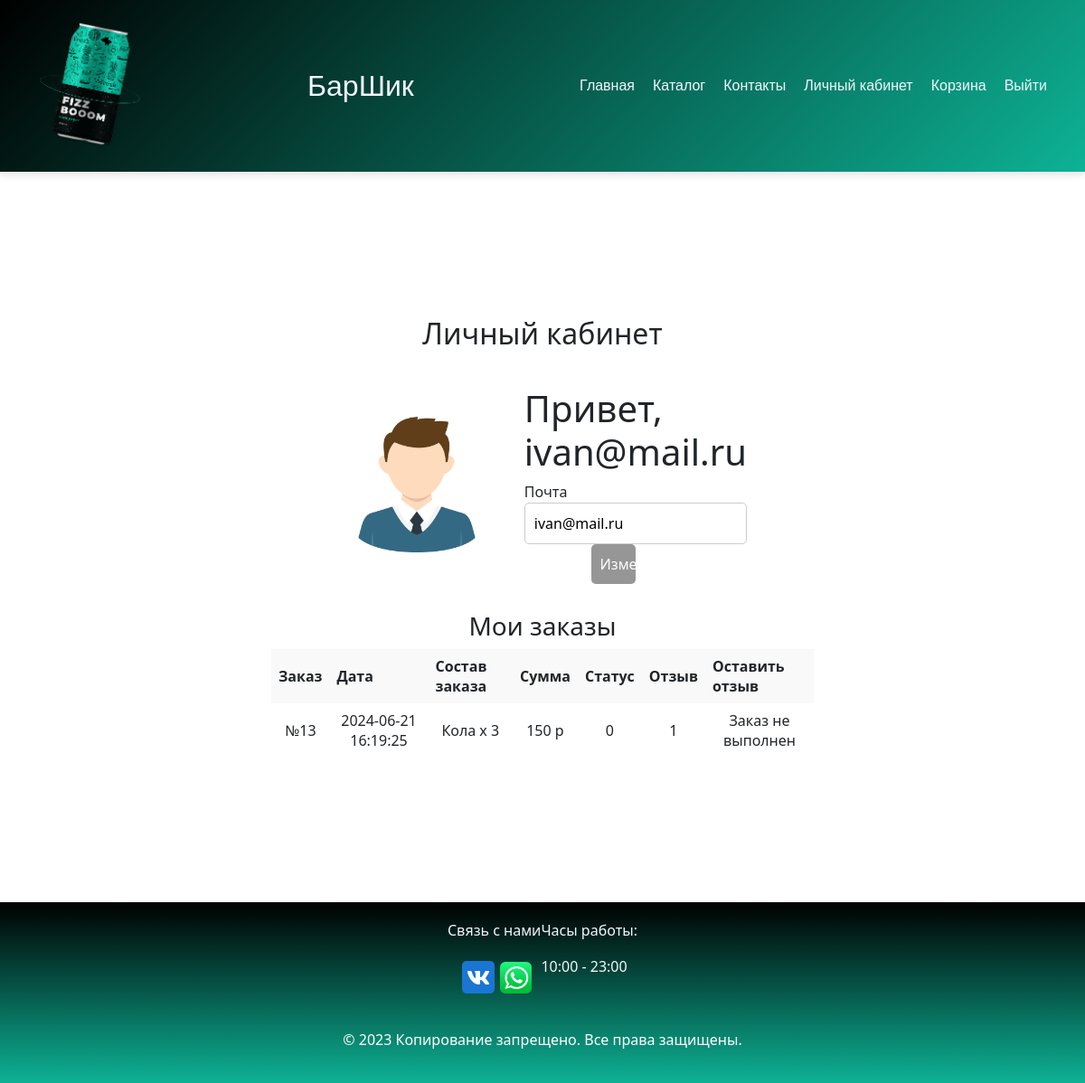
Page /personal-cab.php (signed in) on the committed database.
### tables this page shows
CREATE TABLE `Users` (
  `User_id` int NOT NULL,
  `Email` varchar(50) NOT NULL,
  `Password_hash` varchar(50) NOT NULL,
  `Bonus_points` decimal(10,0) NOT NULL,
  `role` varchar(10) NOT NULL
);

CREATE TABLE `Orders` (
  `Id_order` int NOT NULL,
  `User_id` int NOT NULL,
  `Date_of_order` datetime NOT NULL,
  `Status` enum('0','1','2') NOT NULL DEFAULT '0',
  `Total_price` decimal(25,0) NOT NULL,
  `Used_bonuses` decimal(10,0) DEFAULT NULL,
  `Accrued_bonuses` decimal(10,0) DEFAULT NULL,
  `comment` varchar(255) DEFAULT NULL
);

CREATE TABLE `Order_Product` (
  `id` int NOT NULL,
  `Id_product` int NOT NULL,
  `Id_order` int NOT NULL,
  `count` int NOT NULL
);

CREATE TABLE `Product` (
  `Id_product` int NOT NULL,
  `Name` varchar(50) NOT NULL,
  `Description` varchar(100) NOT NULL,
  `Category_id` int NOT NULL,
  `Price` decimal(10,0) NOT NULL,
  `Image` varchar(50) NOT NULL
);

### personal-cab.php (the view, shortened to what this page needs)
<?php
include "header.php";
include "connect.php";
$id = $_SESSION['User_id'];
$queryUserInfo = mysqli_fetch_all(mysqli_query($con,"SELECT * from `Users` where User_id = $id"));
$orderInfo = mysqli_fetch_all(mysqli_query($con ,"select * from `Orders` where User_id = $id" ));
?>
<!DOCTYPE html>
<html lang="en">
<head>
    <link rel="stylesheet" href="style-header.css">
    <link rel="stylesheet" href="style-personal.css">
    <link href="https://cdn.jsdelivr.net/npm/bootstrap@5.3.2/dist/css/bootstrap.min.css" rel="stylesheet">
</head>
<body>
<main>
    <div class="container" style="display: block;">
        <h2 class="text-personal-account">Личный кабинет</h2>
        <div class="blok-main">
            <div>
                <img src="images\free-icon-boy-4537069.png" class="img-user" alt="">
            </div>
            <form action="personal-cab_db.php" method="post" class="form-user-info">
                <div>
                <?php foreach ($queryUserInfo as $item):?>
                    <h1>Привет, <?=$item[1]?> </h1>
                    <label for="">Почта</label>
                    <input type="text" name="email" placeholder="email" value="<?=$item[1]?>">
                </div>
                <div>
                    <button name="edit" class="edit">Изменить </button>
                </div>
                <?php endforeach; ?>
            </form>
        </div>
        <div class="history-zacaz">
            <div class="order-history">
                <h3 class="order">Мои заказы</h3>
                <table>
                    <thead>
                        <tr>
                            <th>Заказ</th>
                            <th>Дата</th>
                            <th>Состав заказа</th>
                            <th>Сумма</th>
                            <th>Статус</th>
                            <th>Отзыв</th>
                            <th>Оставить отзыв</th>
                        </tr>
                    </thead>
                    <tbody>
                        <?php foreach($orderInfo as $value): ?>
                            <tr>
                                <td>№<?=$value[0]?></td>
                                <td><?=$value[2]?></td>
                                <td>
                                    <?php
                                    $sql_product = "SELECT Product.Name, Order_Product.count FROM Order_Product
                                        INNER JOIN Product ON Product.Id_product = Order_Product.Id_product
                                        WHERE Order_Product.Id_order = $value[0]";
                                    $result_product = mysqli_query($con, $sql_product);
                                    while ($product = mysqli_fetch_assoc($result_product)) {
                                        echo $product['Name'] . " x " . $product['count'] . "<br>";
                                    }
                                    ?>
                                </td>
                                <td><?=$value[4]?> р</td>
                                <td><?=$value[3]?></td>
                                <td><?=$value[7]?></td>
                                <td>
                                    <?php if ($value[3] == "Готов"): ?>
                                        <form method="post" action="">
                                            <input type="hidden" name="order_id" value="<?= $value[0] ?>">
                                            <a href="" data-bs-toggle="modal" data-bs-target="#feedback<?=$value[0]?>"><img src="images\writing.png" alt="" class="img-writing"></a>
                                            <div class="modal fade" id="feedback<?=$value[0]?>" tabindex="-1" aria-labelledby="exampleModalLabel" aria-hidden="true">
                                                <div class="modal-dialog">
                                                    <div class="modal-content">
                                                        <div class="modal-header">
                                                            <h5 class="modal-title" id="exampleModalLabel">Оставьте отзыв</h5>
                                                            <button type="button" class="btn-close" data-bs-dismiss="modal" aria-label="Close"></button>
                                                        </div>
                                                        <div class="modal-body">
                                                            <div class="mb-3">
                                                                <label for="message-text" class="col-form-label">Сообщение:</label>
                                                                <textarea class="form-control" id="message-text" name="review_text"></textarea>
                                                            </div>
                                                        </div>
                                                        <div class="modal-footer">
                                                            <button type="submit" class="btn btn-primary" name="review_submit">Оставить отзыв</button>
                                                        </div>
                                                    </div>
                                                </div>
                                            </div>
                                        </form>
                                    <?php else: ?>
                                        Заказ не выполнен
                                    <?php endif; ?>
                                </td>
                            </tr>
                        <?php endforeach; ?>
                    </tbody>
                </table>
            </div>
        </div>
    </div>
</main>
<footer id="footer">
    <div class="container">
        <div class="connection">
            <div class="connect">
                <p>Связь с нами</p>
                <div class="images-connection">
                    <img src="images\icons8-vk-com-48.png" alt="" srcset="">
                    <img src="images\iconfinder-social-media-applications-23whatsapp-4102606_113811.png" class="icon-whatsapp">
                </div>
            </div>
            <div class="clock-work">
                <p>Часы  работы:</p>
                <p>10:00 - 23:00</p>
            </div>
        </div>
        <p class="copirater">© 2023 Копирование запрещено. Все права защищены.</p>
    </div>
</footer>
</body>
</html>

### style-header.css (style rules this page uses)
.container { width: 90%; display: flex; justify-content: space-between; align-items: center; flex-direction: column; }
* { transition: all 0.3s ease; }
footer { align-items: center; width: 100%; height: 200px; display: flex; background: linear-gradient(rgb(0, 0, 0), #0DB295); }
.connection { color: aliceblue; display: flex; justify-content: space-around; }
.images-connection { display: flex; align-items: center; }
.icon-whatsapp { width: 35px; height: 35px; }
.copirater { text-align: center; color: rgb(255, 255, 255); }
.clock-work { display: flex; flex-direction: column; }
.connect { display: flex; flex-direction: column; align-items: center; }

### style-personal.css (style rules this page uses)
.img-user { width: 150px; height: 150px; }
main { width: 100%; display: flex; height: 101vh; align-items: center; }
.form-user-info { display: flex; flex-direction: column; width: 20%; height: 25vh; justify-content: space-evenly; align-items: center; }
.blok-main { width: 100%; height: 35vh; display: flex; align-items: center; justify-content: center; gap: 5%; }
.text-personal-account { text-align: center; }
.edit { width: 50%; padding: 10px; background-color: #969696; color: white; border: none; border-radius: 5px; cursor: pointer; }
input { width: 100%; padding: 10px; margin-bottom: 15px; border: 1px solid #ccc; border-radius: 5px; }
.order-history { max-width: 600px; margin: 0 auto; }
table { width: 100%; border-collapse: collapse; }
th, td { border: 1px solid #ccc; padding: 8px; text-align: center; }
th { background-color: #f9f9f9; }
.order { text-align: center; }
footer { align-items: center; width: 100%; height: 200px; display: flex; background: linear-gradient(rgb(0, 0, 0), #0DB295); }
.connection { color: aliceblue; display: flex; justify-content: space-around; }
.images-connection { display: flex; align-items: center; }
.icon-whatsapp { width: 35px; height: 35px; }
.copirater { text-align: center; color: rgb(255, 255, 255); }
.clock-work { display: flex; flex-direction: column; }
.connect { display: flex; flex-direction: column; align-items: center; }

### rows in the picture
users: Email "ivan@mail.ru", email "ivan@mail.ru"
orders: Id_order "13", Date_of_order "2024-06-21 16:19:25", Total_price "150", Status "0", comment "1", shows "Заказ не выполнен"
order_product: Id_product.Name "Кола", count "3"
